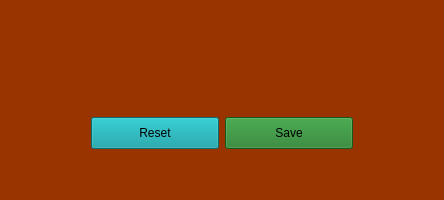
        <widget class="QWidget" name="canvas_tab">
         <property name="styleSheet">
          <string notr="true">background-color: rgb(153, 51, 0);</string>
         </property>
         <attribute name="title">
          <string>Planner</string>
         </attribute>
         <layout class="QGridLayout" name="gridLayout_7">
          <item row="0" column="0">
           <layout class="QGridLayout" name="canvas_layout">
            <item row="1" column="2">
             <spacer name="horizontalSpacer_8">
              <property name="orientation">
               <enum>Qt::Horizontal</enum>
              </property>
              <property name="sizeHint" stdset="0">
               <size>
                <width>40</width>
                <height>20</height>
               </size>
              </property>
             </spacer>
            </item>
            <item row="1" column="1">
             <widget class="QLabel" name="canvas_image">
              <property name="text">
               <string/>
              </property>
              <property name="pixmap">
               <pixmap>icons/fundus_amd.jpg</pixmap>
              </property>
              <property name="alignment">
               <set>Qt::AlignCenter</set>
              </property>
             </widget>
            </item>
            <item row="3" column="1">
             <layout class="QGridLayout" name="gridLayout_5">
              <item row="0" column="1">
               <widget class="QPushButton" name="reset_canvas">
                <property name="minimumSize">
                 <size>
                  <width>128</width>
                  <height>32</height>
                 </size>
                </property>
                <property name="styleSheet">
                 <string notr="true">background-color: rgb(3, 152, 158);</string>
                </property>
                <property name="text">
                 <string>Reset</string>
                </property>
               </widget>
              </item>
              <item row="0" column="2">
               <widget class="QPushButton" name="save_canvas">
                <property name="minimumSize">
                 <size>
                  <width>128</width>
                  <height>32</height>
                 </size>
                </property>
                <property name="styleSheet">
                 <string notr="true">background-color: rgb(32, 125, 39);</string>
                </property>
                <property name="text">
                 <string>Save</string>
                </property>
               </widget>
              </item>
              <item row="0" column="3">
               <spacer name="horizontalSpacer_10">
                <property name="orientation">
                 <enum>Qt::Horizontal</enum>
                </property>
                <property name="sizeHint" stdset="0">
                 <size>
                  <width>40</width>
                  <height>20</height>
                 </size>
                </property>
               </spacer>
              </item>
              <item row="0" column="0">
               <spacer name="horizontalSpacer_11">
                <property name="orientation">
                 <enum>Qt::Horizontal</enum>
                </property>
                <property name="sizeHint" stdset="0">
                 <size>
                  <width>40</width>
                  <height>20</height>
                 </size>
                </property>
               </spacer>
              </item>
             </layout>
            </item>
            <item row="1" column="0">
             <spacer name="horizontalSpacer_9">
              <property name="orientation">
               <enum>Qt::Horizontal</enum>
              </property>
              <property name="sizeHint" stdset="0">
               <size>
                <width>40</width>
                <height>20</height>
               </size>
              </property>
             </spacer>
            </item>
            <item row="4" column="1">
             <spacer name="verticalSpacer_11">
              <property name="orientation">
               <enum>Qt::Vertical</enum>
              </property>
              <property name="sizeHint" stdset="0">
               <size>
                <width>20</width>
                <height>40</height>
               </size>
              </property>
             </spacer>
            </item>
            <item row="2" column="1">
             <spacer name="verticalSpacer_10">
              <property name="orientation">
               <enum>Qt::Vertical</enum>
              </property>
              <property name="sizeHint" stdset="0">
               <size>
                <width>20</width>
                <height>40</height>
               </size>
              </property>
             </spacer>
            </item>
            <item row="0" column="1">
             <spacer name="verticalSpacer_9">
              <property name="orientation">
               <enum>Qt::Vertical</enum>
              </property>
              <property name="sizeHint" stdset="0">
               <size>
                <width>20</width>
                <height>40</height>
               </size>
              </property>
             </spacer>
            </item>
           </layout>
          </item>
         </layout>
        </widget>
